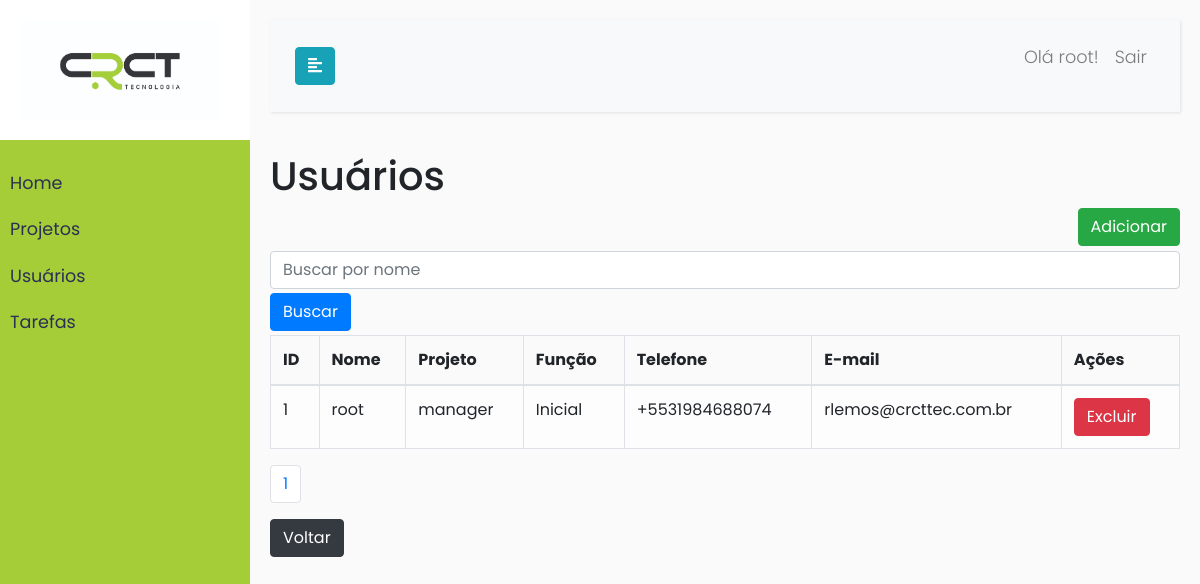
The page /projects/members/ (signed in) on the database its author committed.
### projects/models.py (models this page shows, shortened)
class ProjectMember(models.Model):
    STATUS_CHOICES = [
        ('manager', 'Gerente'),
        ('supervisor', 'Supervisor'),
        ('colaborator', 'Colaborador')
    ]
    project = models.ForeignKey(Project, related_name='members', on_delete=models.CASCADE)
    user = models.ForeignKey(User, related_name='project_memberships', on_delete=models.CASCADE)
    phone = models.CharField(max_length=15, blank=True, null=True)
    mail = models.EmailField(blank=True, null=True)
    role = models.CharField(max_length=50, choices=STATUS_CHOICES, default='colaborator')
    joined_at = models.DateTimeField(auto_now_add=True)
    class Meta:
        unique_together = ('project', 'user')
        verbose_name = "Project Member"
        verbose_name_plural = "Project Members"
        ordering = ['joined_at']
    def get_absolute_url(self):
        return reverse('projects:update_member', kwargs={'id': self.id})
    def get_delete_url(self):
        return reverse('projects:delete_member', kwargs={'id': self.id})

class Project(models.Model):
    STATUS_CHOICES = [
        ('pending', 'Pendente'),
        ('in_progress', 'Em Progresso'),
        ('completed', 'Concluído')
    ]
    name = models.CharField(max_length=100)
    description = models.TextField(blank=True, null=True)
    start_date = models.DateField()
    end_date = models.DateField(blank=True, null=True)
    status = models.CharField(max_length=20, choices=STATUS_CHOICES, default='pending')
    created_at = models.DateTimeField(auto_now_add=True)
    updated_at = models.DateTimeField(auto_now=True)
    def __str__(self):
        return self.name
    class Meta:
        verbose_name = "Project"
        verbose_name_plural = "Projects"
        ordering = ['start_date']

### projects/views.py (the view)
# urls.py: path('members/', ListProjectMembersView.as_view(), name='list_members'),
class ListProjectMembersView(ListView):
    model = ProjectMember
    template_name = 'projects/list_project_members.html'
    context_object_name = 'members'
    paginate_by = 10
    def get_queryset(self):
        return ProjectMember.objects.all()

### projects/templates/projects/list_project_members.html (shortened to what this page needs)
{% extends "model.html"%}
{% block content %}
    <h1>Usuários</h1>
    <a href="{% url 'projects:create_member' %}">
      <button type="button" class="btn btn-success" style="float: right; margin-bottom: 5px;">Adicionar</button>
    </a>
    <form>
      <div class="form-group mb-1">
        <input class="form-control" type="text" name="name" placeholder="Buscar por nome">
      </div>
      <button type="submit" class="btn btn-primary">Buscar</button>
    </form>
    <table class="table table-bordered mt-1">
        <thead>
          <tr>
            <th>ID</th>
            <th>Nome</th>
            <th>Projeto</th>
            <th>Função</th>
            <th>Telefone</th>
            <th>E-mail</th>
            <th>Ações</th>
          </tr>
        </thead>
        <tbody>
            {% for member in members %}
              {% if forloop.counter0|divisibleby:2 %}
                <tr class="table-light">
              {% else %}
                <tr class="table-secondary">
              {% endif %}
                <td>{{ member.id }}</td>
                <td><a href="{{ member.get_absolute_url }}">{{ member.user }}</a></td>
                <td>{{ member.role }}</td>
                <td>{{ member.project }}</td>
                <td>{{ member.phone }}</td>
                <td>{{ member.mail }}</td>
                <form method="post" action="{{ member.get_delete_url }}">
                  <td>
                      <button type="submit" class="btn btn-danger" onclick="return confirm('Tem certeza que deseja excluir este membro?');">
                          Excluir
                      </button>
                  </td>
              </form>
              </tr>
            {% endfor %}
        </tbody>
    </table>
      <ul class="pagination">
          {% for object in page_obj.paginator.page_range %}
            <li class="page-item"><a class="page-link" href="?page={{ forloop.counter }}">{{ forloop.counter }}</a></li>
          {% endfor %}
      </ul>
{% endblock %}

### core/templates/model.html (shortened to what this page needs)
{% load static %}
<!DOCTYPE html>
<html>
<head>
    <link rel="stylesheet" href="https://stackpath.bootstrapcdn.com/bootstrap/4.5.0/css/bootstrap.min.css">
    <link rel="stylesheet" href="https://stackpath.bootstrapcdn.com/bootstrap/4.1.0/css/bootstrap.min.css">
    <link rel="stylesheet" href="style.css">
    <link rel="stylesheet" href="{% static 'css/style.css' %}" >
</head>
<body>
    <div class="wrapper">
        <nav id="sidebar">
            <div class="sidebar-header">
                <a class="navbar-branch" href="{% url 'index' %}">
                    <img src="{% static 'media/logo.jpg' %}" alt="logo" width="200" height="100">
                  </a>
            </div>
            <ul class="list-unstyled components">
                <li>
                    <a href="{% url 'index' %}" >Home</a>
                </li>
                <li>
                    <a href="{% url 'projects:list_projects' %}">Projetos</a>
                </li>
                <li>
                    <a href="{% url 'projects:list_members' %}">Usuários</a>
                </li>
                <li>
                    <a href="{% url 'projects:list_tasks' %}">Tarefas</a>
                </li>
            </ul>
        </nav>
        <div id="content">
            <nav class="navbar navbar-expand-lg navbar-light bg-light">
                <div class="container-fluid">
                    <button type="button" id="sidebarCollapse" class="btn btn-info">
                        <i class="fas fa-align-left"></i>
                    </button>
                    <div class="collapse navbar-collapse" id="navbarSupportedContent">
                        <ul class="nav navbar-nav ml-auto">
                            <li class="nav-item">
                                <p class="nav-link">Olá {{ user.first_name }}!</p>
                            </li>
                            <li class="nav-item">
                                <p class="nav-link"><a href="{% url 'logout' %}">Sair</a></p>
                            </li>
                        </ul>
                    </div>
                </div>
            </nav>
            {% if user.is_authenticated %}
            <div>
                {% block content %} {% endblock %}
            </div>
                <input type='button' class="btn btn-dark" style="float: left; margin-bottom: 5px;" value='Voltar' onclick='history.go(-1)' />
            {% else %}
                <p> Você não está logado! </p>
                <p><span class="sair"><a href="{% url 'login' %}">Logar</a></span></p>
            {% endif %}
       </div>
</body>
</html>

### core/static/css/style.css (style rules this page uses)
body { font-family: 'Poppins', sans-serif; background: #fafafa; }
p { font-family: 'Poppins', sans-serif; font-size: 1.1em; font-weight: 300; line-height: 1.7em; color: #999; }
a, a:hover, a:focus { color: inherit; text-decoration: none; transition: all 0.3s; }
.navbar { padding: 15px 10px; background: #fff; border: none; border-radius: 0; margin-bottom: 40px; box-shadow: 1px 1px 3px rgba(0, 0, 0, 0.1); }
.wrapper { display: flex; width: 100%; align-items: stretch; }
#sidebar { min-width: 250px; max-width: 250px; background: #a5cd37; color: #293154; transition: all 0.3s; }
#sidebar .sidebar-header { padding: 20px; background: #FFFF; }
#sidebar ul.components { padding: 20px 0; border-bottom: 1px solid #a5cd37; }
#sidebar ul li a { padding: 10px; font-size: 1.1em; display: block; }
#content { width: 100%; padding: 20px; min-height: 100vh; transition: all 0.3s; }

### rows shown on the page
ProjectMember: id "1", user "root", role "manager", project "Inicial", phone "+5531984688074", mail "rlemos@crcttec.com.br"

### other values the page prints
{{ user.first_name }} "root"
